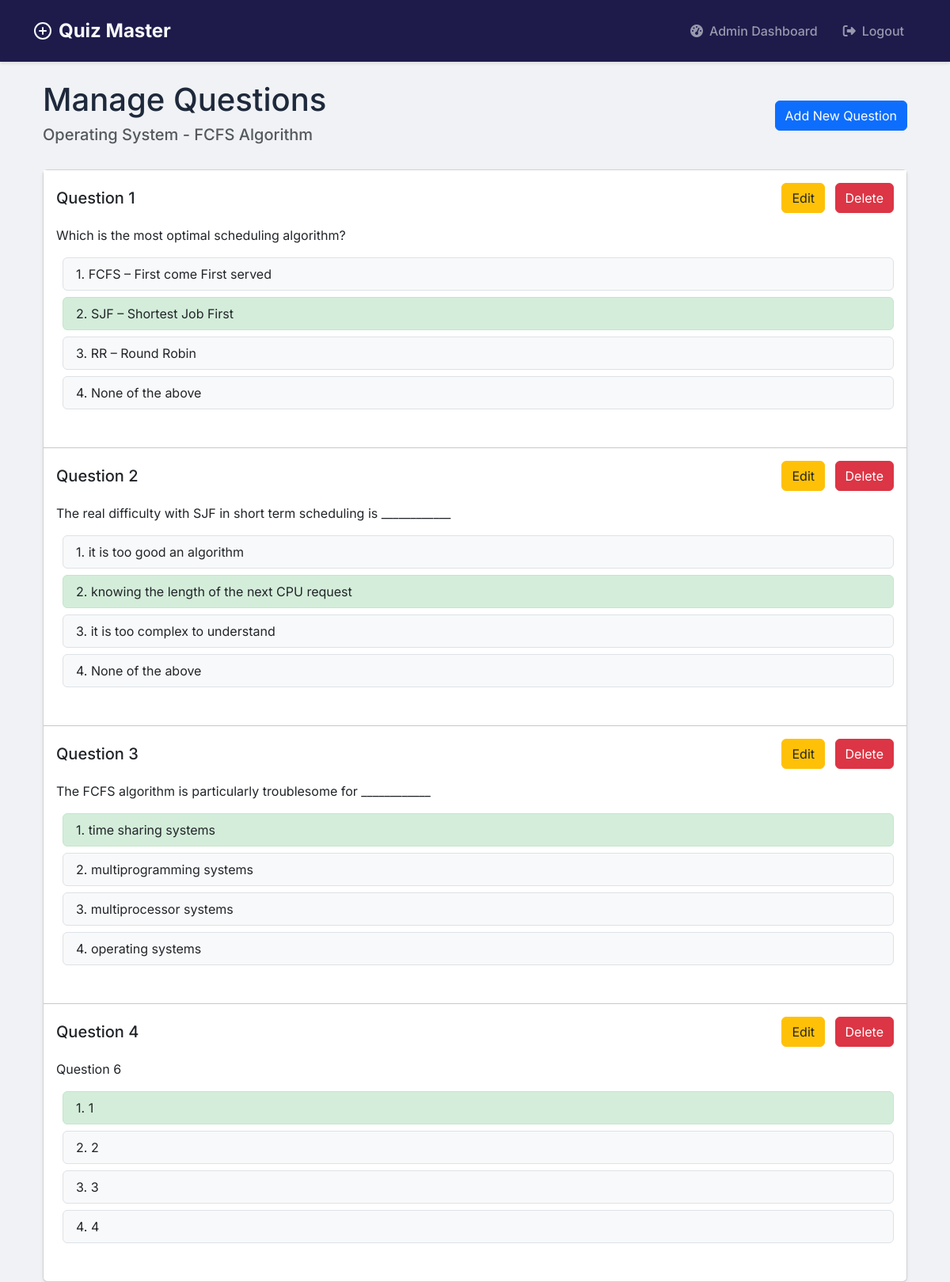
Screenshot of /admin/quizzes/2/questions (signed in) with the database file from the repository.
### models/models.py (models this page shows)
class Subject(db.Model):
    id = db.Column(db.Integer, primary_key=True)
    name = db.Column(db.String(100), nullable=False)
    description = db.Column(db.Text)
    chapters = db.relationship('Chapter', backref='subject', cascade='all, delete-orphan', lazy=True)

class Chapter(db.Model):
    id = db.Column(db.Integer, primary_key=True)
    name = db.Column(db.String(100), nullable=False)
    description = db.Column(db.Text)
    subject_id = db.Column(db.Integer, db.ForeignKey('subject.id'), nullable=False)
    quizzes = db.relationship('Quiz', backref='chapter', cascade='all, delete-orphan', lazy=True)

class Question(db.Model):
    id = db.Column(db.Integer, primary_key=True)
    quiz_id = db.Column(db.Integer, db.ForeignKey('quiz.id'), nullable=False)
    question_statement = db.Column(db.Text, nullable=False)
    option1 = db.Column(db.String(200), nullable=False)
    option2 = db.Column(db.String(200), nullable=False)
    option3 = db.Column(db.String(200), nullable=False)
    option4 = db.Column(db.String(200), nullable=False)
    correct_option = db.Column(db.Integer, nullable=False)

### controllers/admin.py (the view, shortened to what this page needs)
@admin.route('/admin/quizzes/<int:quiz_id>/questions', methods=['GET', 'POST'])
@login_required
@admin_required
def manage_questions(quiz_id):
    quiz = Quiz.query.get_or_404(quiz_id)
    form = QuestionForm()
    questions = Question.query.filter_by(quiz_id=quiz_id).all()
    print(f"Questions found: {len(questions)}")
    if questions:
        for q in questions:
            print(f"Question: {q.id} - {q.question_statement}")
    else:
        print("No questions found for this quiz")
    return render_template('admin/questions.html',
                         form=form,
                         questions=questions,
                         quiz=quiz)

### app.py (called while the page is built)
@login_manager.user_loader
def load_user(user_id):
    return User.query.get(int(user_id))

### controllers/admin.py (called while the page is built)
def admin_required(f):
    @wraps(f)
    def decorated_function(*args, **kwargs):
        if not current_user.is_authenticated or not current_user.is_admin:
            flash('Access denied.', 'danger')
            return redirect(url_for('auth.login'))
        return f(*args, **kwargs)
    return decorated_function

### templates/admin/questions.html (shortened to what this page needs)
{% extends "base.html" %}
{% block content %}
<div class="container">
    <div class="d-flex justify-content-between align-items-center mb-4">
        <div>
            <h1>Manage Questions</h1>
            <h5 class="text-muted">{{ quiz.chapter.subject.name }} - {{ quiz.chapter.name }}</h5>
        </div>
        <button class="btn btn-primary" data-bs-toggle="modal" data-bs-target="#addQuestionModal">
            Add New Question
        </button>
    </div>
<div class="card shadow-sm">
    <div class="card-body p-0">
        {% for question in questions %}
            <div class="question-container p-3 mb-4">
                <div class="d-flex justify-content-between align-items-center mb-3">
                    <h5 class="m-0">Question {{ loop.index }}</h5>
                    <div>
                        <a href="{{ url_for('admin.edit_question', quiz_id=quiz.id, question_id=question.id) }}"
                           class="btn btn-warning">Edit</a>
                        <a href="{{ url_for('admin.delete_question', quiz_id=quiz.id, question_id=question.id) }}"
                           class="btn btn-danger ms-2"
                           onclick="return confirm('Are you sure you want to delete this question?')">Delete</a>
                    </div>
                </div>
                <p class="question-text mb-3">{{ question.question_statement }}</p>
                <div class="options-list">
                    <div class="option-item py-2 px-3 mb-2 rounded {% if question.correct_option == 1 %}correct{% endif %}">
                        1. {{ question.option1 }}
                    </div>
                    <div class="option-item py-2 px-3 mb-2 rounded {% if question.correct_option == 2 %}correct{% endif %}">
                        2. {{ question.option2 }}
                    </div>
                    <div class="option-item py-2 px-3 mb-2 rounded {% if question.correct_option == 3 %}correct{% endif %}">
                        3. {{ question.option3 }}
                    </div>
                    <div class="option-item py-2 px-3 mb-2 rounded {% if question.correct_option == 4 %}correct{% endif %}">
                        4. {{ question.option4 }}
                    </div>
                </div>
            </div>
            {% if not loop.last %}
                <hr class="my-0">
            {% endif %}
        {% else %}
            <div class="alert alert-info m-3">
                No questions found for this quiz. Use the "Add New Question" button to create questions.
            </div>
        {% endfor %}
    </div>
</div>
</div>
{% endblock %}

### static/css/dashboard.css (style rules this page uses)
:root { --primary-color: #4361ee; --primary-hover: #3a56d4; --secondary-color: #3f37c9; --success-color: #4cc9f0; --info-color: #4895ef; --warning-color: #f72585; --danger-color: #e63946; --light-color: #f8f9fa; --dark-color: #212529; --gray-100: #f8f9fa; --gray-200: #e9ecef; --gray-300: #dee2e6; --gray-400: #ced4da; --gray-500: #adb5bd; --gray-600: #6c757d; --gray-700: #495057; --gray-800: #343a40; --gray-900: #212529; --border-radius: 0.75rem; --box-shadow: 0 0.5rem 1rem rgba(0, 0, 0, 0.15); --transition: all 0.3s ease; }
body { background-color: #f0f2f5; color: var(--gray-800); font-family: 'Inter', sans-serif; }

### static/css/auth.css (style rules this page uses)
:root { --primary-color: #4A90E2; --primary-dark: #357ABD; --text-primary: #2C3E50; --text-secondary: #7F8C8D; --error-color: #E74C3C; --border-radius: 12px; --input-bg: #F5F7FA; --transition: all 0.3s ease; }

### static/css/quiz.css (style rules this page uses)
:root { --primary-color: #4361ee; --primary-dark: #3a56d4; --primary-light: rgba(67, 97, 238, 0.1); --secondary-color: #3f37c9; --success-color: #4cc9f0; --success-dark: #0096c7; --warning-color: #ffd166; --warning-dark: #f9c74f; --danger-color: #ef476f; --danger-dark: #e63946; --text-primary: #2b2d42; --text-secondary: #6c757d; --background-color: #f8f9fa; --card-bg: #ffffff; --border-radius: 1rem; --border-radius-sm: 0.5rem; --box-shadow: 0 10px 15px -3px rgba(0, 0, 0, 0.1), 0 4px 6px -2px rgba(0, 0, 0, 0.05); --transition: all 0.3s ease; }

### templates/base.html (style rules this page uses)
:root { --primary-color: #4361ee; --secondary-color: #3f37c9; --dark-color: #1e1b4b; --light-color: #f8fafc; }
body { font-family: 'Inter', sans-serif; background-color: #f0f2f5; color: #1e293b; }

### templates/admin/questions.html (style rules this page uses)
.question-container { background-color: #fff; }
.question-text { font-size: 1rem; }
.options-list { margin-left: 0.5rem; }
.option-item { background-color: #f8f9fa; border: 1px solid #dee2e6; }
.option-item.correct { background-color: #d4edda; border-color: #c3e6cb; }
.btn-warning { background-color: #ffc107; border-color: #ffc107; color: #212529; }
.btn-danger { background-color: #dc3545; border-color: #dc3545; color: #fff; }

### rows the page displays
Subject: chapter.subject.name "Operating System"
Chapter: chapter.name "FCFS Algorithm"
Question: question_statement "Which is the most optimal scheduling algorithm?", option1 "FCFS – First come First served", option2 "SJF – Shortest Job First", option3 "RR – Round Robin", option4 "None of the above"
Question: question_statement "The real difficulty with SJF in short term scheduling is ____________", option1 "it is too good an algorithm", option2 "knowing the length of the next CPU request", option3 "it is too complex to understand", option4 "None of the above"
Question: question_statement "The FCFS algorithm is particularly troublesome for ____________", option1 "time sharing systems", option2 "multiprogramming systems", option3 "multiprocessor systems", option4 "operating systems"
Question: question_statement "Question 6", option1 "1", option2 "2", option3 "3", option4 "4"
